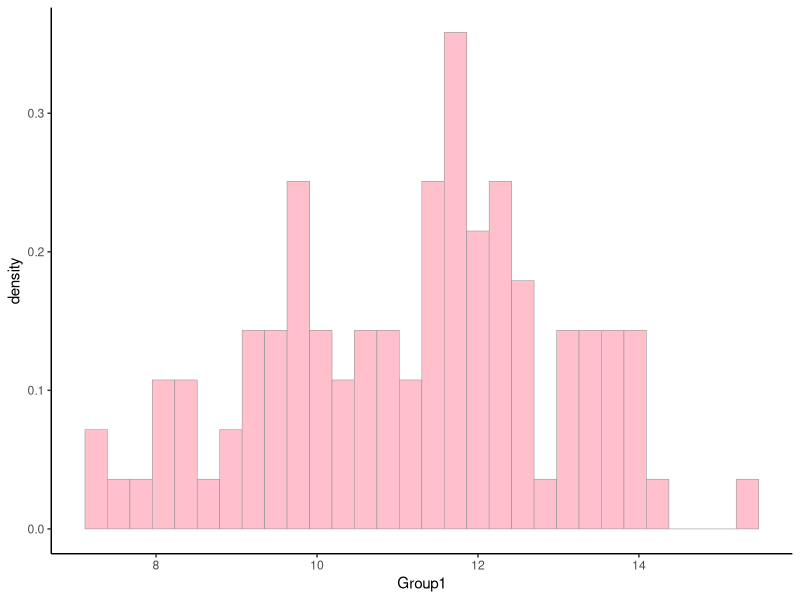
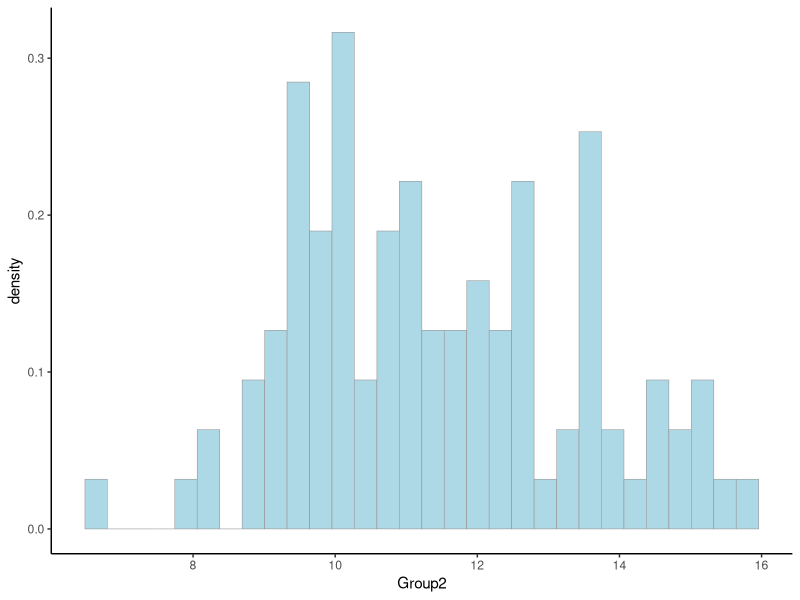
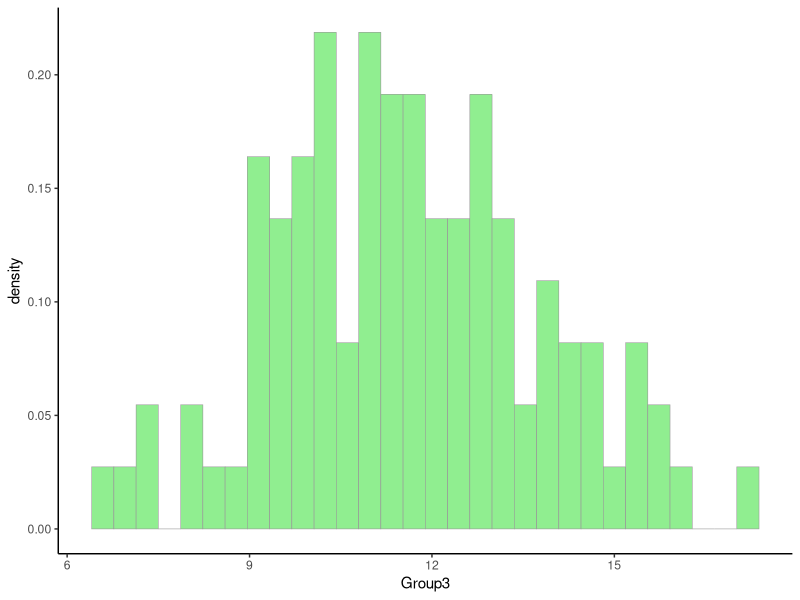
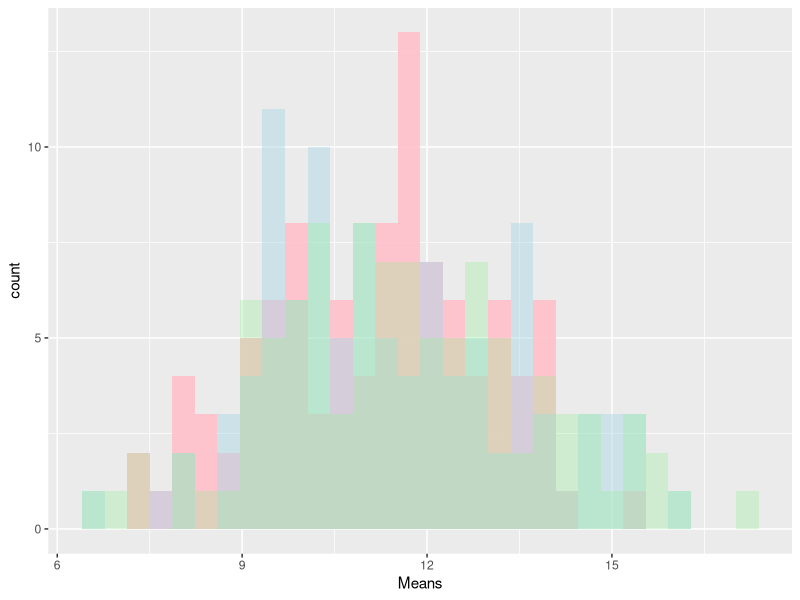

These charts were generated, in order, by the following R code:
## ---- chunk 1
knitr::opts_chunk$set(echo = TRUE)
## ---- chunk 2
#creating the function with a for loop

zero_vector <- round(runif(25, min = 0, max = 1), 0)

print(zero_vector)

count_zero <- function(vector) {
  counter <- 0
for (i in seq_along(vector)) {
    if (vector[i] == 0) next
  counter <- counter + 1
  }
return(counter)
}

count_zero(zero_vector)
## ---- chunk 3
#Using subsetting 

zero_vector <- round(runif(25, min = 0, max = 1), 0)

zero_vector_count <- sum(zero_vector == 0)

print(zero_vector_count)

## ---- chunk 4

product_matrix <- function(row, column) {
  total <- row * column
  amount <- rep(0, total)
  m <- matrix(amount, nrow = row)
  for (i in 1:nrow(m)) {
    for (j in 1:ncol(m)) {
      m[i,j] <- i * j
    }
  }
  return(m)
}

product_matrix(row = 5, column = 5)

product_matrix(row = 3, column = 2)

## ---- chunk 5

library(ggplot2)
library(dplyr)

set.seed(100)

#creating the groups 

group_num <- c(rep("Group_1",6), rep("Group_2", 6), rep("Group_3", 6)) 

print(group_num)

#create response variable

z <- c(runif(6, min = 0, max = 25), runif(6, min = 0, max = 25), runif(6, min = 0, max = 25))

z <- as.numeric(z)

print(z)

#combine into a dataframe 

df <- data.frame(Group = group_num, Response = z )

print(df)

df <- as.data.frame(df)

# Creating Meansum function 

##############################
# FUNCTION: meansum
# purpose: Will calculate the mean sum by group
# input: the data frame
# output: a data frame with a summary of the mean
#-------------------- 
meansum <- function(df) {

output <- aggregate(df$Response, list(df$Group), FUN=mean)

colnames(output) <- c("Group", "Means")

print(output)

}

# Trying the function

  
meansum(df)


## ---- chunk 6

#Reshuffles the Response variable 

##############################
# FUNCTION: reshuffle and calc mean
# purpose: to reshuffle the column and calulate the mean
# input: the data frame
# output: the mean for each group 
#-------------------- 
shuffle_mean <- function(df) {
  
  df <- transform( df, Response = sample(Response))
  
  output <- aggregate(df$Response, list(df$Group), FUN=mean)

colnames(output) <- c("Group", "Means")

  print(output$Means)

}


## Testing the new function that shuffles and creates a vector with the means


 firstshuffle <- shuffle_mean(df)

 secondshuffle <- shuffle_mean(df)


 firstshuffle
 
 secondshuffle
 
## ---- chunk 7


#Loading packages 

  library(dplyr)

#Prepping for the loop

    loopreplicate <- 1:100
  
    #shufflelist <- list()
    
    #shufflelist <- vector("list", length = 100)
   
    shuffle_df <- expand.grid(rep = loopreplicate)
    shuffle_df$Group1 <- NA
    shuffle_df$Group2 <- NA
    shuffle_df$Group3 <- NA
    
    str(shuffle_df)
    
    
# For loop to repeat the function 100 times 
 
  for (i in 1:nrow(shuffle_df)) {
    
    shuffle <- shuffle_mean(df)
    shuffle_df[i,c(2,3,4)] <- shuffle
 
    
  }

    
#four columns, replicate#, group mean 1, group mean 2, group mean 3 
    
    #check the data frame
    
    str(shuffle_df)
    

## ---- chunk 8

library(ggplot2)


  #Group 1 histogram

  Group1_hist <- ggplot(data=shuffle_df, aes(x=Group1, y=..density..)) +
  geom_histogram(color="grey60",fill="pink", linewidth=0.2) +
    theme_classic()

  plot(Group1_hist)

    #Group 2 histogram

  Group2_hist <- ggplot(data=shuffle_df, aes(x=Group2, y=..density..)) +
  geom_histogram(color="grey60",fill="lightblue", linewidth=0.2) +
    theme_classic()
  
     plot(Group2_hist)
  
    #Group 3 histogram

  Group3_hist <- ggplot(data=shuffle_df, aes(x=Group3, y=..density..)) +
  geom_histogram(color="grey60",fill="lightgreen", linewidth=0.2) +
    theme_classic()

  plot(Group3_hist)
  
## ---- chunk 9

library(ggplot2)
library(tidyr)


Group1 <- data.frame( Means = shuffle_df$Group1)

Group2 <- data.frame( Means = shuffle_df$Group2)

Group3 <- data.frame( Means = shuffle_df$Group3)

str(Group1)

CombinedData <- rbind (Group1, Group2, Group3)

str(CombinedData)


new_plot <- ggplot(CombinedData, aes(x= Means)) + geom_histogram(data = Group1, fill = "pink", alpha = 0.9) + geom_histogram(data = Group2, fill = "lightblue", alpha = 0.5)+ geom_histogram(data = Group3, fill = "lightgreen", alpha = 0.3)

plot(new_plot)


